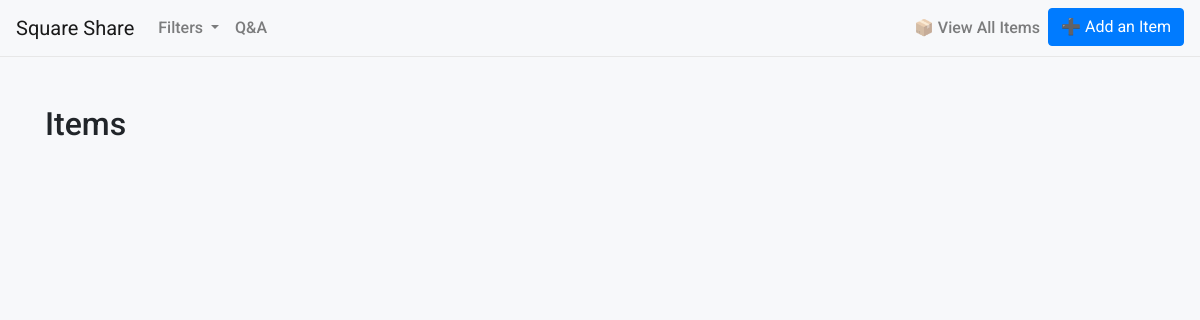
Page /items?flatID=30 on the earlier database version.
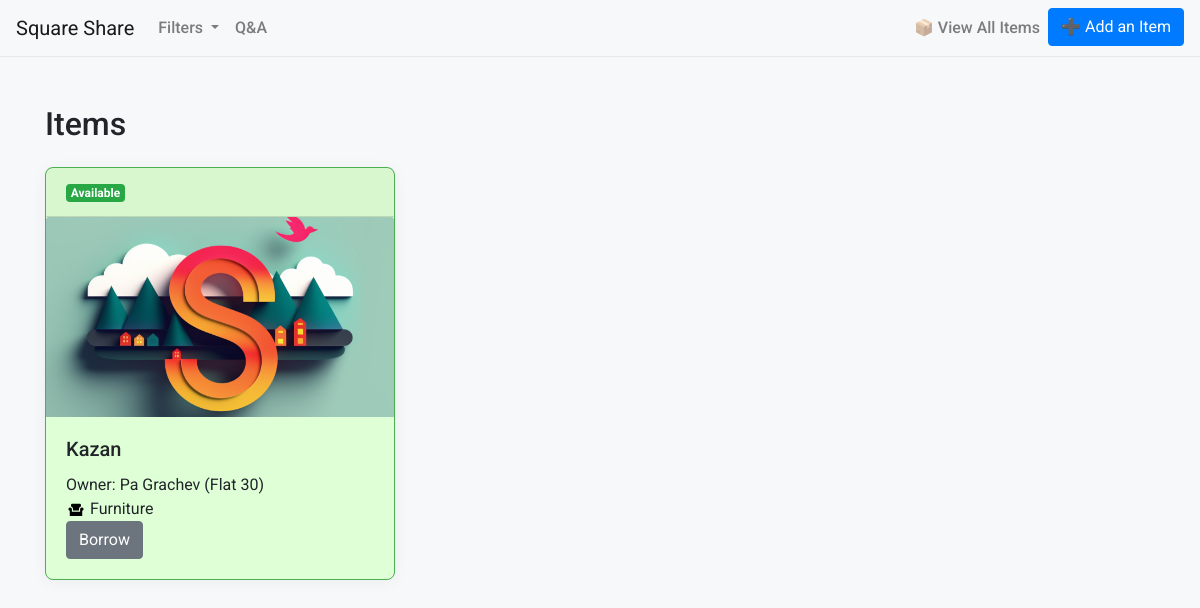
Same page on the later database version.
### tables this page shows
CREATE TABLE "items" (
"itemID" INTEGER PRIMARY KEY AUTOINCREMENT,
"flatID" INTEGER NOT NULL,
"memberID" INTEGER NOT NULL,               
"class" VARCHAR (10),
"item_name" VARCHAR (50),
"availability" VARCHAR (20),
"borrower_name" TEXT,
"borrower_flatID" INTEGER,
"image_filename" TEXT,
FOREIGN KEY (flatID) REFERENCES flats (flatID),
FOREIGN KEY (memberID) REFERENCES members (memberID)
);

CREATE TABLE "members" (
"flatID" INTEGER NOT NULL,
"memberID" INTEGER PRIMARY KEY AUTOINCREMENT,
"fname" TEXT NOT NULL,
FOREIGN KEY (flatID) REFERENCES flats (flatID),
UNIQUE(flatID, fname)
);

### main.py (the view)
@app.route("/items")
def view_items():
    conn, cursor = get_db_connection()
    query = """
        SELECT items.*, members.fname
        FROM items
        JOIN members ON items.memberID = members.memberID
        WHERE 1=1
    """
    values = []
    item_filter = request.args.get('item_filter')
    flatID_filter = request.args.get('flatID_filter')
    if item_filter == 'borrower' and flatID_filter:
        query += " AND items.borrower_flatID = ?"
        values.append(flatID_filter)
    elif item_filter == 'owner' and flatID_filter:
        query += " AND items.flatID = ?"
        values.append(flatID_filter)
    if request.args.get('flatID'):
        query += " AND items.flatID = ?"
        values.append(request.args.get('flatID'))
    if request.args.get('availability'):
        query += " AND items.availability = ?"
        values.append(request.args.get('availability'))
    if request.args.get('borrowed_by_flatID'):
        query += " AND items.borrower_flatID = ?"
        values.append(request.args.get('borrowed_by_flatID'))
    if request.args.get('class'):
        query += " AND items.class = ?"
        values.append(request.args.get('class'))
    query += " ORDER BY CASE WHEN items.availability = 'Available' THEN 1 ELSE 2 END, items.item_name"
    cursor.execute(query, tuple(values))
    items = cursor.fetchall()
    conn.close()
    return render_template("items.html", items=items)

### main.py (called while the page is built)
def get_db_connection():
    dbCon = sql.connect("square_share.db") #connection object
    dbCursor = dbCon.cursor() #cursor object
    return dbCon, dbCursor

### templates/items.html (shortened to what this page needs)
<!DOCTYPE html>
<html lang="en">
<head>
  <link rel="stylesheet" href="https://cdn.jsdelivr.net/npm/bootstrap@4.5.3/dist/css/bootstrap.min.css"
>
  <link rel="stylesheet" href="/static/style.css">
</head>
<body>
  <nav class="navbar navbar-expand-lg navbar-light">
    <a class="navbar-brand" href="{{ url_for('home') }}">Square Share</a>
    <ul class="navbar-nav mr-auto">
      <li class="nav-item dropdown">
        <a class="nav-link dropdown-toggle" href="#" id="filterDropdown" role="button" data-toggle="dropdown"
          aria-haspopup="true" aria-expanded="false">
          Filters
        </a>
      </li>
      <li class="nav-item">
        <a class="nav-link" href="{{ url_for('forum') }}">Q&A</a>
      </li>
    </ul>
    <ul class="navbar-nav">
      <li class="nav-item">
        <a class="nav-link" href="{{ url_for('view_items') }}">📦 View All Items</a>
      </li>
      <li class="nav-item">
        <a class="btn btn-primary" href="{{ url_for('add_items') }}">➕ Add an Item</a>
      </li>
    </ul>
  </nav>
  <div class="container mt-5">
    <h2>Items</h2>
    <div class="row mt-4">
      {% for item in items %}
      <div class="col-md-4 mb-4">
        <div class="card {% if item[5].strip() == "Borrowed" %}borrowed{% else %}available{% endif %}">
          <div class="card-header">
            <span class="badge {% if item[5].strip() == "Borrowed" %}badge-danger{% else %}badge-success{% endif %}">{{ item[5]
              }}</span>
          </div>
          {% if item[8] and item[8] != "" %}
          <img class="card-img-top" src="{{ url_for('static', filename='uploads/' + item[8]) }}" alt="Item Image"
            onerror="this.src='{{ url_for('static', filename='Logo_sunrise.png') }}'">
          {% else %}
          <img class="card-img-top" src="{{ url_for('static', filename='Logo_sunrise.png') }}" alt="Default Image">
          {% endif %}
          <div class="card-body">
            <h5 class="card-title">{{ item[4] }}</h5>
            <p class="card-text">
              Owner: {{ item[9] }} (Flat {{ item[1] }})<br>
              <img src="{{ url_for('static', filename='svg_icons/' + item[3] + '.svg') }}" alt="{{ item[3] }} icon"
                width="20" height="20"> {{ item[3] }}<br>
            </p>
            {% if item[5] == "Borrowed" %}
            <button class="btn btn-secondary"
              onclick="if(confirmReturn('{{ item[4] }}', '{{ item[9] }}', '{{ item[1] }}', '{{ item[7] }}')) { toggleUpdateForm({{ loop.index }}); }">Return
            </button>
            {% else %}
            <button class="btn btn-secondary" onclick="toggleUpdateForm({{ loop.index }})">Borrow</button>
            {% endif %}
          </div>
        </div>
      </div>
      {% endfor %}
    </div>
  </div>
</body>
</html>

### static/style.css (style rules this page uses)
body, h1, h2, h3, p { margin: 0; padding: 0; }
body { font-family: 'Roboto', sans-serif; background-color: #f7f8fa; }
.navbar { border-bottom: 1px solid #e7e7e7; }
.nav-link { font-weight: 500; }
.card { background-color: #ffffff; border-radius: 8px; box-shadow: 0 2px 15px rgba(0, 0, 0, 0.05); }
.card-img-top { width: 100%; height: 200px; object-fit: cover; background-color: #f8f9fa; }
.available { background-color: #DFFFD6; border: 1px solid #4CAF50; }

Differences in the rows shown:
added items: availability "Available", item_name "Kazan", fname "Pa Grachev", flatID "30", class (picture), class "Furniture"
